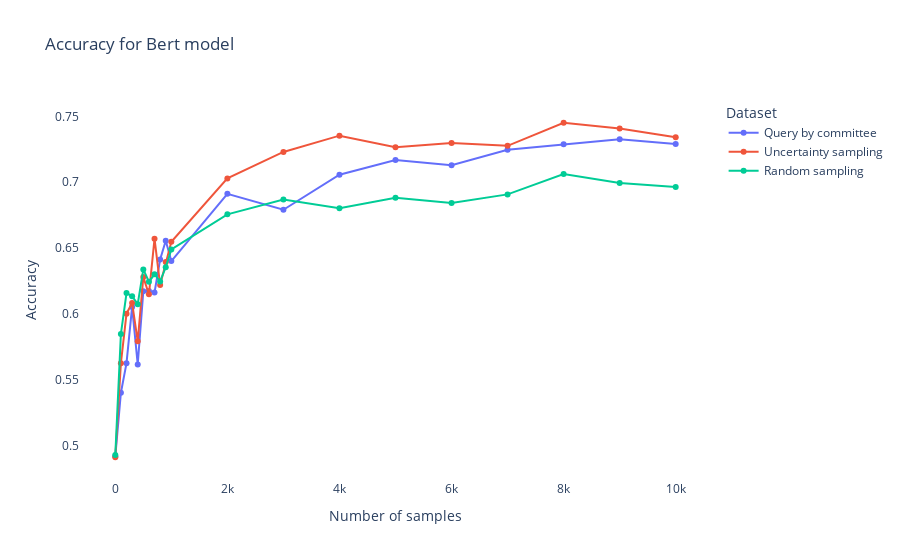

Write notebook code for a chart like this one.
### Code cell
figure_active_accuracy = go.Figure()

figure_active_accuracy.add_trace(go.Scatter(x=X, y=results_bert_comitee_accuracy, mode='lines+markers', name='Query by committee'))
figure_active_accuracy.add_trace(go.Scatter(x=X, y=results_bert_uncertainty_accuracy, mode='lines+markers', name='Uncertainty sampling'))
figure_active_accuracy.add_trace(go.Scatter(x=X, y=results_bert_random_accuracy, mode='lines+markers', name='Random sampling'))

figure_active_accuracy.update_layout(
    title="Accuracy for Bert model",
    xaxis_title="Number of samples",
    yaxis_title="Accuracy",
    legend_title="Dataset",
    plot_bgcolor='rgba(0,0,0,0)',
)

figure_active_accuracy.show()

### Figure 1 — Plotly figure (JSON) as saved in the notebook; plotly's stock layout.template omitted (floating-point values rounded to 4 significant figures)
{"data": [{"mode": "lines+markers", "name": "Query by committee", "type": "scatter", "x": [0, 100, 200, 300, 400, 500, 600, 700, 800, 900, 1000, 2000, 3000, 4000, 5000, 6000, 7000, 8000, 9000, 10000], "y": [0.4919, 0.5403, 0.5627, 0.6054, 0.5617, 0.6173, 0.6175, 0.6163, 0.6413, 0.6555, 0.6401, 0.6912, 0.6791, 0.7057, 0.7169, 0.713, 0.7246, 0.7288, 0.7326, 0.7289]}, {"mode": "lines+markers", "name": "Uncertainty sampling", "type": "scatter", "x": [0, 100, 200, 300, 400, 500, 600, 700, 800, 900, 1000, 2000, 3000, 4000, 5000, 6000, 7000, 8000, 9000, 10000], "y": [0.4912, 0.5627, 0.6002, 0.6084, 0.5792, 0.628, 0.6149, 0.6572, 0.6219, 0.6394, 0.6548, 0.7029, 0.723, 0.7354, 0.7266, 0.7298, 0.7277, 0.7452, 0.7407, 0.7341]}, {"mode": "lines+markers", "name": "Random sampling", "type": "scatter", "x": [0, 100, 200, 300, 400, 500, 600, 700, 800, 900, 1000, 2000, 3000, 4000, 5000, 6000, 7000, 8000, 9000, 10000], "y": [0.4929, 0.5848, 0.6159, 0.6135, 0.6075, 0.6338, 0.6245, 0.6301, 0.6247, 0.6355, 0.649, 0.6756, 0.6868, 0.6803, 0.6882, 0.6842, 0.6908, 0.7062, 0.6994, 0.6964]}], "layout": {"legend": {"title": {"text": "Dataset"}}, "plot_bgcolor": "rgba(0,0,0,0)", "title": {"text": "Accuracy for Bert model"}, "xaxis": {"title": {"text": "Number of samples"}}, "yaxis": {"title": {"text": "Accuracy"}}}}
